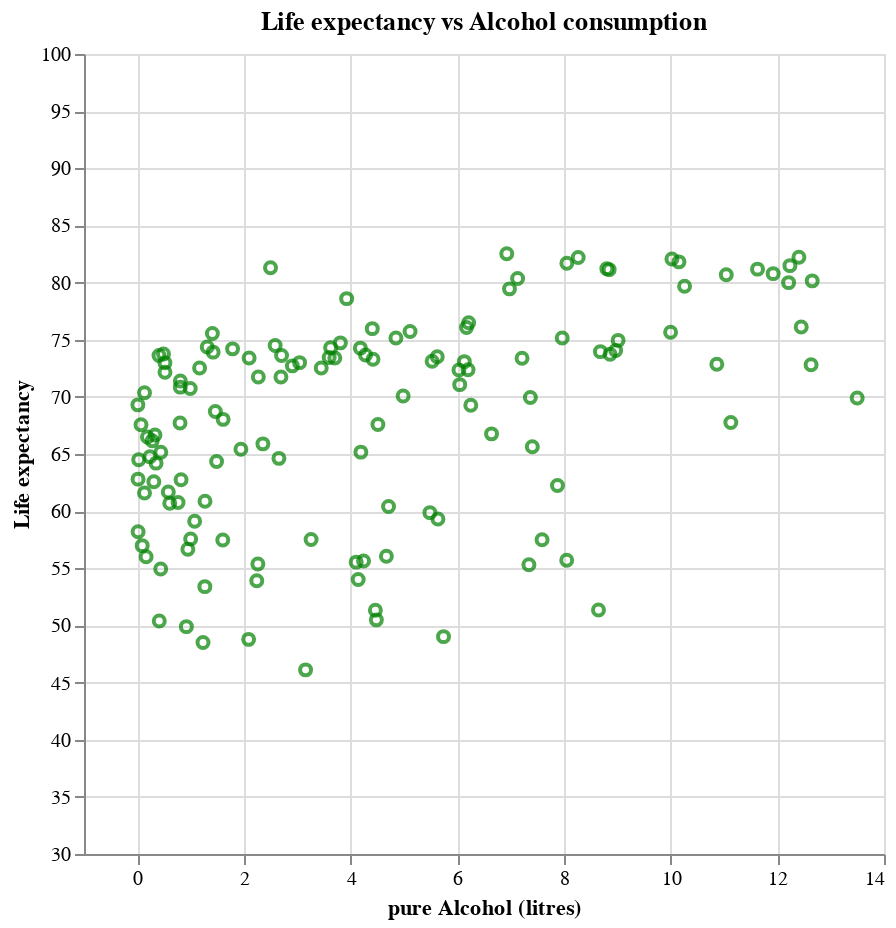

Notebook code for this chart:
### Code cell
alt.Chart(alcohol.reset_index(), title = alt.Title("Life expectancy vs Alcohol consumption")
    ).mark_point(color='green',).encode(
    alt.X('Alcohol', scale=alt.Scale(domain=[-1,14 ])).title('pure Alcohol (litres)'),
    alt.Y('Lifeexpectancy', scale=alt.Scale(domain=[30, 100])).title('Life expectancy'),
).properties(
    width = 400,
    height = 400
)

### Figure 1 — Vega-Lite specification as saved in the notebook (floating-point values rounded to 4 significant figures; data arrays with more than 128 entries replaced by an {"elided": "..."} marker saying what was removed)
{"config": {"view": {"continuousWidth": 300, "continuousHeight": 300}}, "data": {"name": "data-ffba4aee4427057238fed2ff56227f60"}, "mark": {"type": "point", "color": "green"}, "encoding": {"x": {"field": "Alcohol", "scale": {"domain": [-1, 14]}, "title": "pure Alcohol (litres)", "type": "quantitative"}, "y": {"field": "Lifeexpectancy", "scale": {"domain": [30, 100]}, "title": "Life expectancy", "type": "quantitative"}}, "height": 400, "title": {"text": "Life expectancy vs Alcohol consumption"}, "width": 400, "$schema": "https://vega.github.io/schema/vega-lite/v5.15.1.json", "datasets": {"data-ffba4aee4427057238fed2ff56227f60": {"elided": "133 records"}}}
